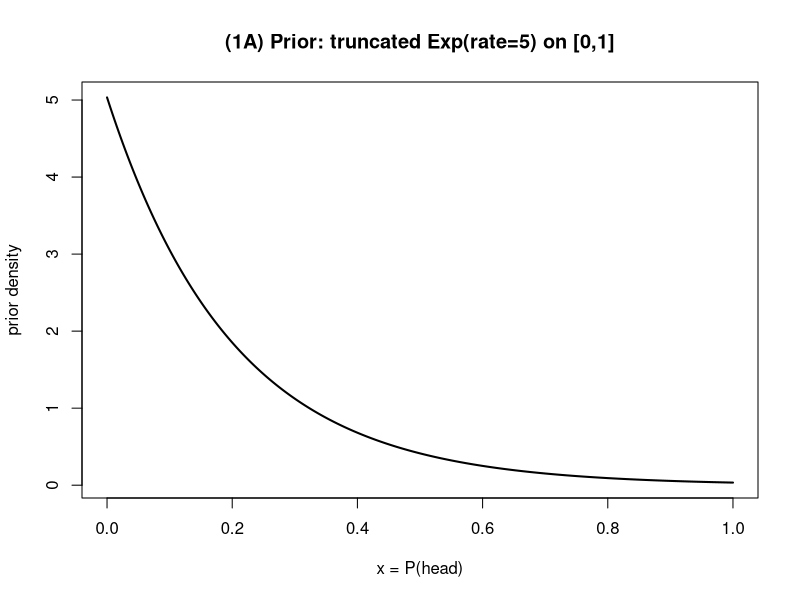
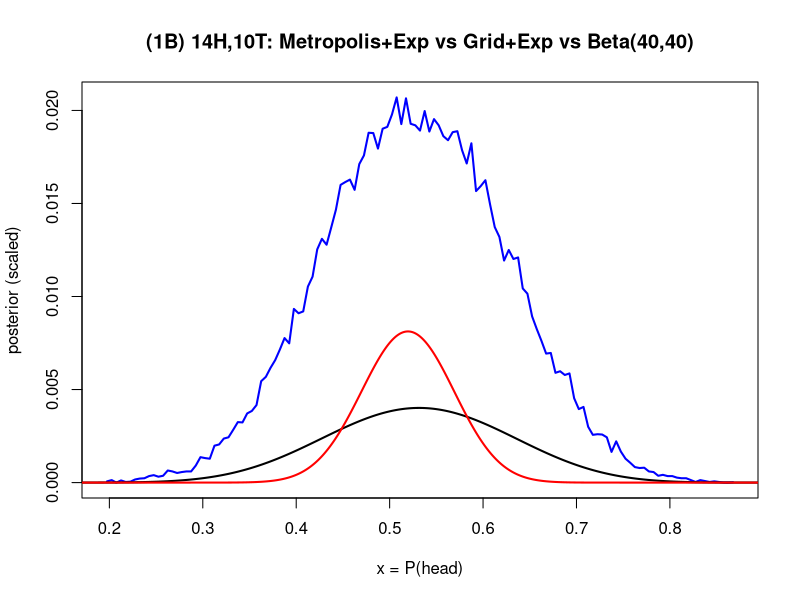
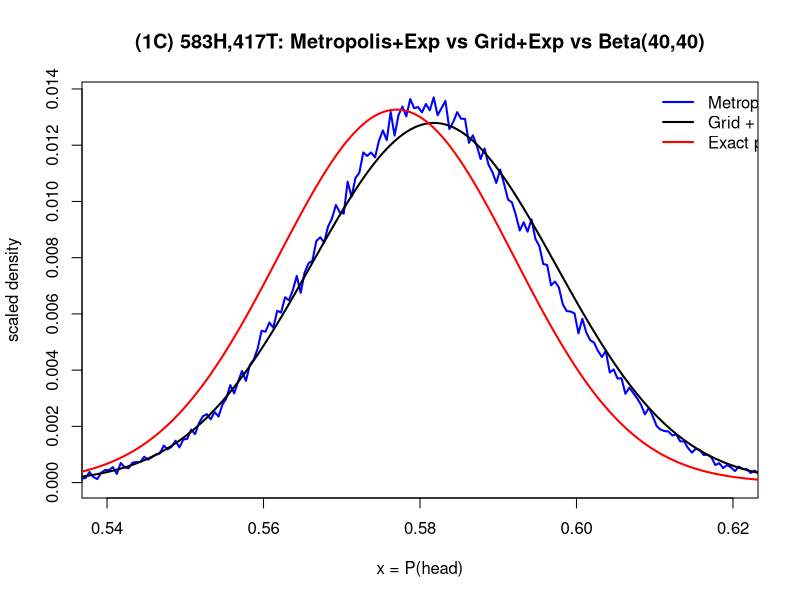

These charts were generated, in order, by the following R code:
rm(list=ls())
set.seed(1)


# (1A) Plot the prior

mySeqs <- seq(0, 1, by=0.001)
priorVals <- dexp(mySeqs, rate=5) / 0.9932621

plot(mySeqs, priorVals, type="l", lwd=2,
     main="(1A) Prior: truncated Exp(rate=5) on [0,1]",
     xlab="x = P(head)", ylab="prior density")


# 1B
piOld <- 0.5

numIterations <- 60000
posteriorDist <- vector(length=numIterations)

for( i in 1:numIterations )
{
  # exp prior * likelihood
  pOld <- (dexp(piOld, 5)/0.9932621) * dbinom(14, 24, piOld)
  
  piNew <- piOld + rnorm(1, 0, sd=0.03)
  
  if( piNew > 1 ) piNew = 1
  if( piNew < 0 ) piNew = 0
  
  pNew <- (dexp(piNew, 5)/0.9932621) * dbinom(14, 24, piNew)
  
  ratio <- pNew / pOld
  
  if( ratio > 1 || ratio >= runif(1) )
    piOld = piNew
  
  posteriorDist[i] = piOld
}

myHist <- hist(posteriorDist, breaks=200, plot=FALSE)

# Metropolis curve (scaled like lecture)
plot(myHist$mids, myHist$counts/numIterations,
     type="l", lwd=2, col="blue",
     xlab="x = P(head)", ylab="posterior (scaled)",
     main="(1B) 14H,10T: Metropolis+Exp vs Grid+Exp vs Beta(40,40)")


# Grid approach 

numBreaks <- 1000
posteriorGrid <- vector(length=numBreaks+1)
xVals <- seq(0, 1, 1/numBreaks)

j <- 1
sumVal <- 0

for( x in xVals )
{
  posteriorGrid[j] <- (dexp(x,5)/0.9932621) * dbinom(14, 24, x)
  sumVal <- sumVal + posteriorGrid[j]
  j <- j + 1
}

# Grid curve overlay (normalized by sumVal like lecture)
lines(xVals, posteriorGrid/sumVal, lwd=2, col="black")


# Exact Beta(40,40) posterior

betaExact <- dbeta(xVals, 40+14, 40+10)
betaExact <- betaExact / sum(betaExact)

lines(xVals, betaExact, lwd=2, col="red")


# (1C) 583 heads, 417 tails

rm(list=ls())
set.seed(1)


# Metropolis (Exp prior)

piOld <- 0.5

numIterations <- 120000
someDistribution <- vector(length=numIterations)

for( i in 1:numIterations )
{
  pOld <- (dexp(piOld,5)/0.9932621) * dbinom(583, 1000, piOld)
  
  piNew <- piOld + rnorm(1, 0, sd=0.004)
  
  if( piNew > 1 ) piNew = 1
  if( piNew < 0 ) piNew = 0
  
  pNew <- (dexp(piNew,5)/0.9932621) * dbinom(583, 1000, piNew)
  
  ratio <- pNew / pOld
  
  if( ratio > 1 || ratio >= runif(1) )
    piOld = piNew
  
  someDistribution[i] = piOld
}

myHist <- hist(someDistribution, breaks=250, plot=FALSE)

# Optional zoom window (recommended for 1C so you can see detail)
# data fraction is 583/1000 = 0.583
plot(myHist$mids,
     myHist$counts/length(someDistribution),
     type="l", lwd=2, col="blue",
     main="(1C) 583H,417T: Metropolis+Exp vs Grid+Exp vs Beta(40,40)",
     xlab="x = P(head)", ylab="scaled density",
     xlim=c(0.54, 0.62))   # <- remove if you want full 0..1

############################
# Grid curve (Exp prior) on SAME x-axis

gridVals <- (dexp(myHist$mids,5)/0.9932621) * dbinom(583, 1000, myHist$mids)
aSum <- sum(gridVals)
lines(myHist$mids, gridVals/aSum, col="black", lwd=2)


# Exact posterior from Beta(40,40) prior on SAME x-axis

betaVals <- dbeta(myHist$mids, 40+583, 40+417)
bSum <- sum(betaVals)
lines(myHist$mids, betaVals/bSum, col="red", lwd=2)

legend("topright",
       inset=c(-0.35,0),   # moves legend outside right
       legend=c("Metropolis + Exp prior",
                "Grid + Exp prior",
                "Exact posterior from Beta(40,40) prior"),
       col=c("blue","black","red"),
       lwd=2, bty="n")
